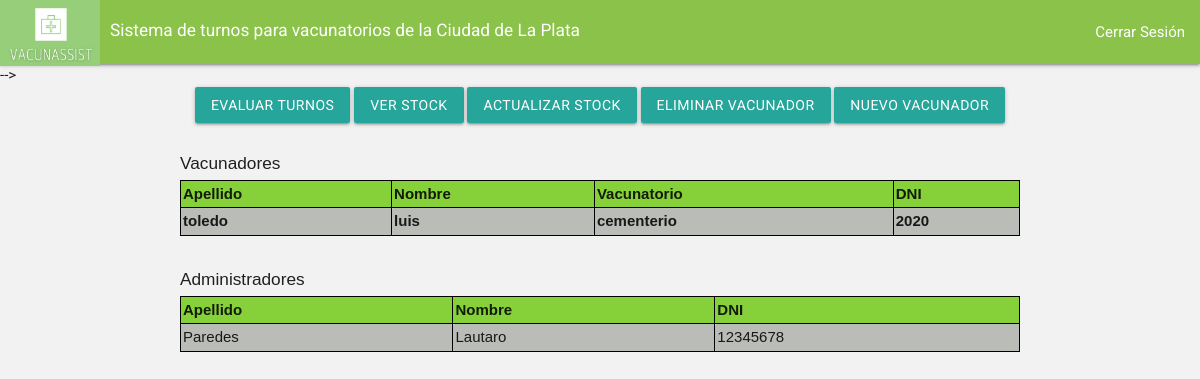
The app's page /inicio_admin/, older data.
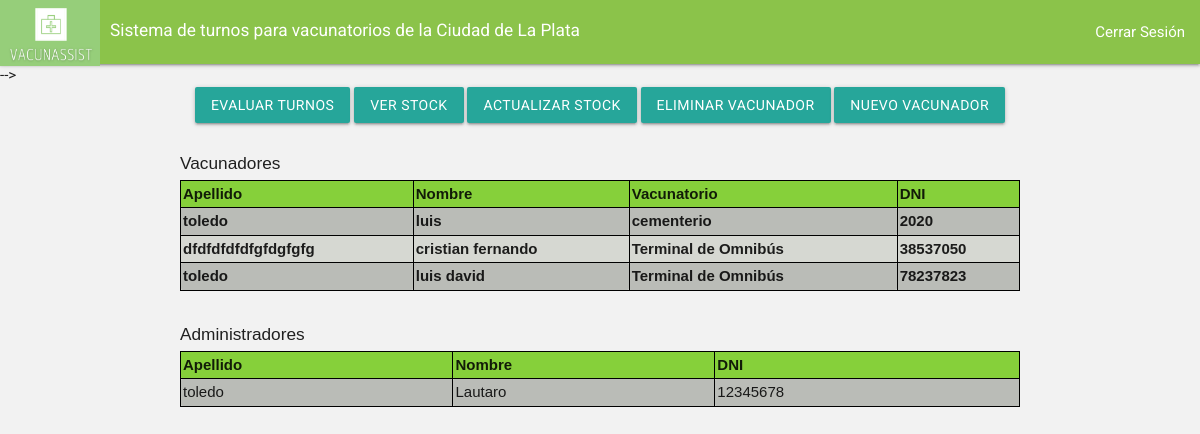
The same page, newer data.
### main/models.py (models this page shows, shortened)
class Vacunador(models.Model):
    vacunador_nombre= models.CharField(max_length=200)
    vacunador_apellido= models.CharField(max_length=20)
    vacunador_fechaNac= models.DateTimeField("fecha nacimiento")
    vacunador_zona= models.CharField(max_length=200)
    vacunador_dni= models.IntegerField()
    vacunador_email= models.EmailField(max_length=254)
    codigo= models.IntegerField()
    contraseña = models.CharField(max_length=200)

class Administrador(models.Model):
    administrador_nombre= models.CharField(max_length=200)
    administrador_apellido= models.CharField(max_length=20)
    administrador_fechaNac= models.DateTimeField("fecha nacimiento")
    administrador_zona= models.CharField(max_length=200)
    administrador_dni= models.IntegerField()
    contraseña = models.CharField(max_length=200)
    administrador_email= models.EmailField(max_length=254)
    codigo= models.IntegerField()

### main/views.py (the view)
# urls.py: path('inicio_admin/' , views.inicio_admin, name= "inicio_admin"),
def inicio_admin(request):
    data2= {
      'form' :PacienteRegistro()
    }
    administradorList= Administrador.objects.all()
    vacunadoresList= Vacunador.objects.all()
    vacunadorList= Vacunador.objects.all()
    return render(request,"main/inicio_admin.html",{"administradores" : administradorList,"vacunadores" :vacunadoresList})
    return render(request, "main/inicio_admin.html",{"administradores" : administradorList, "vacunadores" : vacunadorList})

### main/templates/main/inicio_admin.html (shortened to what this page needs)
<!DOCTYPE html>
{% load static %}
<html lang="en" dir="ltr">
  <head>
  	<link rel="stylesheet" href="estilos.css">
        <link rel="stylesheet" href="https://cdnjs.cloudflare.com/ajax/libs/materialize/1.0.0/css/materialize.min.css">
        <link type='text/css' href="{% static 'css/estilo.css' %}" rel="stylesheet" />
    <nav>
        <div class="nav-wrapper  light-green">
          <a href="/" class="brand-logo">
            <img src="{% static 'imagenes/Logo_VacunAssist_recortado.png' %}" class="img-fluid" width="100" height="66">
          <div class="right"  style="margin: 9px 0px 0px 10px">
            <h6>Sistema de turnos para vacunatorios de la Ciudad de La Plata</h6>
            </div>
          </a>
          <ul id="nav-mobile" class="right hide-on-med"></a>
            <li><a href="/">Cerrar Sesión</a></li>
          </ul>
        </div>
      </nav>
  </head>
  <body bgcolor="FFFFFF">
  </div> -->
  <div class="center">
    <div class="row justify-content-center align-items-center">
      <div class="col-sm-12 col-md-6 col-lg-8 col-xl-8">
        <td><a href="/evaluarTurno/" class="btn btn-primary btn-lg btn-danger">Evaluar Turnos</a></td>
        <th colspan="2"> </th><td><a href="/sumarTotales/" class="btn btn-primary btn-lg btn-danger">Ver Stock</a></td>
        <th colspan="2"> </th><td><a href="/editarStockVacunatorio/" class="btn btn-primary btn-lg btn-danger"> Actualizar Stock</a></td>
        <th colspan="2"> </th><td><a href="/eliminarVacunador/" class="btn btn-primary btn-lg btn-danger"> Eliminar Vacunador </a></td>
        <th colspan="2"> </th><td><a href="/registro_vacunador/" class="btn btn-primary btn-lg btn-danger"> Nuevo Vacunador </a></td>
      </div>
    </div>
  </div>
        <table id:"tableUsers" style="background-color:#D6D8D2; margin: 0 auto;">
          <caption >
            <div class="left"><h6> Vacunadores </h6></div>
          </caption>
          <tr style="background-color:#86D03A">
              <th>Apellido </th>
              <th>Nombre</th>
              <th>Vacunatorio</th>
              <th>DNI</th>
          </tr>
        <div class="vacunadores">
          {% for v in vacunadores %}
              <div class="Vacunador">
                <tr style="background-color:#CBCBCB, #B0B0B0">
                  <th>{{v.vacunador_apellido}} </th>
                  <th>{{v.vacunador_nombre}}</th>
                  <th>{{v.vacunador_zona}}</th>
                  <th>{{v.vacunador_dni}}</th>
                </tr>
              </div>
          {% endfor %}
        </div>
      </table>
      <br>
        <table id:"tableUsers" style="background-color:#D6D8D2; margin: 0 auto;">
          <caption >
            <div class="left"><h6> Administradores </h6></div>
          </caption>
          <tr style="background-color:#86D03A">
              <th>Apellido </th>
              <th>Nombre</th>
              <th>DNI</th>
          </tr>
          <div class="administradores">
            {% for a in administradores %}
            <div class="Administrador">
              <tr style="background-color:#CBCBCB, #B0B0B0">
                <td>{{a.administrador_apellido}} </td>
                <td> {{a.administrador_nombre}}</td>
                <td>{{a.administrador_dni}}</td>
             </tr>
            </div>
            {% endfor %}
          </div>
        </table>
           <body>
                     <body>
                     </body>
           </body>
  </body>
</html>

### main/templates/main/estilos.css (style rules this page uses)
* { margin: 0; padding: 0; box-sizing: border-box; }
body { background: #f2f2f2; font-family: 'Roboto', sans-serif; min-height: 100vh; }

### main/templates/main/inicio_admin.html (style rules this page uses)
table { font-family: arial, sans-serif; border-collapse: collapse; width: 70%; }
td, th { border: 1px solid #000000; text-align: left; padding: 2px; }
tr:nth-child(even) { background-color: #BABCB7; }

Row changes from the older to the newer data that the page shows:
added Vacunador: vacunador_apellido "dfdfdfdfdfgfdgfgfg", vacunador_nombre "cristian fernando", vacunador_zona "Terminal de Omnibús", vacunador_dni "38537050"
added Vacunador: vacunador_apellido "toledo", vacunador_nombre "luis david", vacunador_zona "Terminal de Omnibús", vacunador_dni "78237823"
changed Administrador "Lautaro": administrador_apellido "Paredes" → "toledo"
